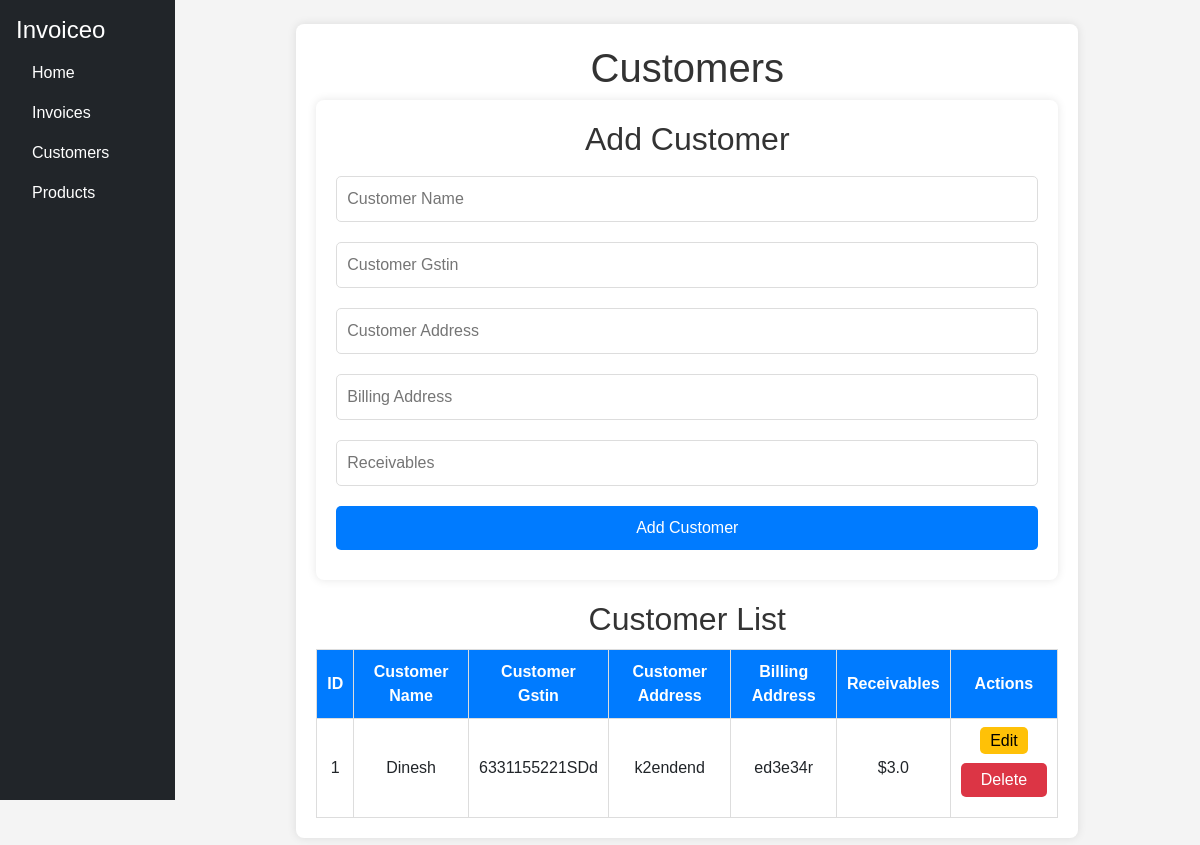
The page /customers on the database as committed earlier.
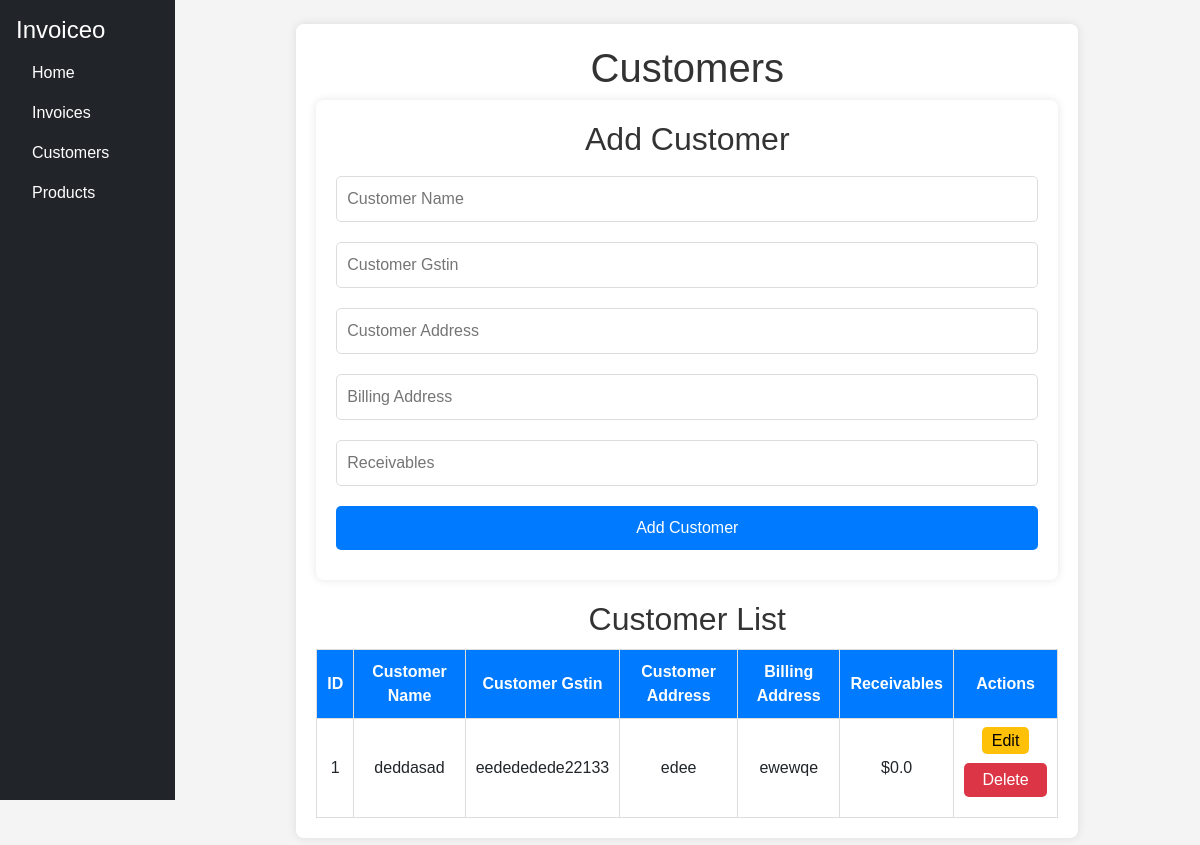
The same page on the database as committed later.
### app.py (models this page shows)
class Customer(db.Model):
    id = db.Column(db.Integer, primary_key=True)
    customer_name = db.Column(db.String(100), nullable=False)
    customer_gstin = db.Column(db.String(15), nullable=False)
    customer_address = db.Column(db.String(300), nullable=False)
    billing_address = db.Column(db.String(300), nullable=False)
    receivables = db.Column(db.Float, default=0.0)

### app.py (the view)
@app.route('/customers', methods=['GET'])
def customers():
    all_customers = Customer.query.all()
    return render_template('customers.html', customers=all_customers)

### templates/customers.html
{% extends 'base.html' %}
{% block content %}
<link rel="stylesheet" href="{{ url_for('static', filename='customers.css') }}">
<div class="container">
    <h1>Customers</h1>
    <div class="form-container">
        <h2>Add Customer</h2>
        <form action="/add_customer" method="POST">
            <input type="text" name="customer_name" placeholder="Customer Name" required>
            <input type="text" name="customer_gstin" placeholder="Customer Gstin" required>
            <input type="text" name="customer_address" placeholder="Customer Address" required>
            <input type="text" name="billing_address" placeholder="Billing Address" required>
            <input type="number" name="receivables" placeholder="Receivables" required>
            <button type="submit">Add Customer</button>
        </form>
    </div>
    <div class="table-container">
        <h2>Customer List</h2>
        <table>
            <tr>
                <th>ID</th>
                <th>Customer Name</th>
                <th>Customer Gstin</th>
                <th>Customer Address</th>
                <th>Billing Address</th>
                <th>Receivables</th>
                <th>Actions</th>
            </tr>
            {% for customer in customers %}
            <tr>
                <td>{{ customer.id }}</td>
                <td>{{ customer.customer_name }}</td>
                <td>{{ customer.customer_gstin }}</td>
                <td>{{ customer.customer_address }}</td>
                <td>{{ customer.billing_address }}</td>
                <td>${{ customer.receivables }}</td>
                <td>
                    <a class="edit-btn" href="{{ url_for('edit_customer', id=customer.id) }}">Edit</a>
                    <form action="{{ url_for('delete_customer', id=customer.id) }}" method="POST" class="delete-form">
                        <button type="submit" onclick="return confirm('Are you sure?')">Delete</button>
                    </form>
                </td>
            </tr>
            {% endfor %}
        </table>
    </div>
</div>
{% endblock %}

Rows that differ between the two databases and show on the page:
changed Customer id 1: customer_name "Dinesh" → "deddasad"; customer_gstin "6331155221SDd" → "eedededede22133"; customer_address "k2endend" → "edee"; billing_address "ed3e34r" → "ewewqe"; receivables "3.0" → "0.0"
